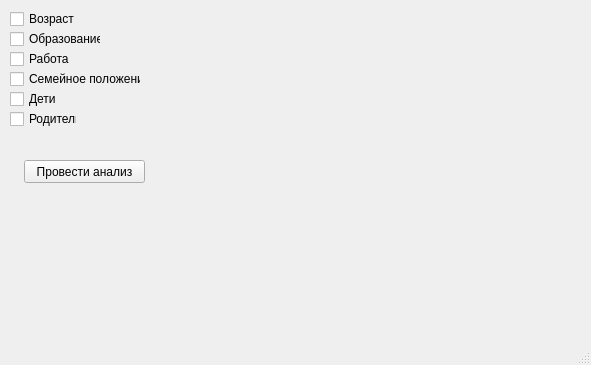
<?xml version="1.0" encoding="UTF-8"?>
<ui version="4.0">
 <class>MainWindow</class>
 <widget class="QMainWindow" name="MainWindow">
  <property name="geometry">
   <rect>
    <x>0</x>
    <y>0</y>
    <width>591</width>
    <height>365</height>
   </rect>
  </property>
  <property name="windowTitle">
   <string>MainWindow</string>
  </property>
  <widget class="QWidget" name="centralwidget">
   <widget class="QCheckBox" name="checkBox">
    <property name="geometry">
     <rect>
      <x>10</x>
      <y>10</y>
      <width>67</width>
      <height>18</height>
     </rect>
    </property>
    <property name="text">
     <string>Возраст</string>
    </property>
   </widget>
   <widget class="QCheckBox" name="checkBox_2">
    <property name="geometry">
     <rect>
      <x>10</x>
      <y>30</y>
      <width>91</width>
      <height>18</height>
     </rect>
    </property>
    <property name="text">
     <string>Образование</string>
    </property>
   </widget>
   <widget class="QCheckBox" name="checkBox_3">
    <property name="geometry">
     <rect>
      <x>10</x>
      <y>50</y>
      <width>67</width>
      <height>18</height>
     </rect>
    </property>
    <property name="text">
     <string>Работа</string>
    </property>
   </widget>
   <widget class="QCheckBox" name="checkBox_4">
    <property name="geometry">
     <rect>
      <x>10</x>
      <y>70</y>
      <width>131</width>
      <height>18</height>
     </rect>
    </property>
    <property name="text">
     <string>Семейное положение</string>
    </property>
   </widget>
   <widget class="QCheckBox" name="checkBox_5">
    <property name="geometry">
     <rect>
      <x>10</x>
      <y>90</y>
      <width>67</width>
      <height>18</height>
     </rect>
    </property>
    <property name="text">
     <string>Дети</string>
    </property>
   </widget>
   <widget class="QCheckBox" name="checkBox_6">
    <property name="geometry">
     <rect>
      <x>10</x>
      <y>110</y>
      <width>67</width>
      <height>18</height>
     </rect>
    </property>
    <property name="text">
     <string>Родители</string>
    </property>
   </widget>
   <widget class="QPushButton" name="pushButton">
    <property name="geometry">
     <rect>
      <x>24</x>
      <y>160</y>
      <width>121</width>
      <height>23</height>
     </rect>
    </property>
    <property name="text">
     <string>Провести анализ</string>
    </property>
   </widget>
  </widget>
  <widget class="QStatusBar" name="statusbar"/>
 </widget>
 <resources/>
 <connections/>
</ui>
